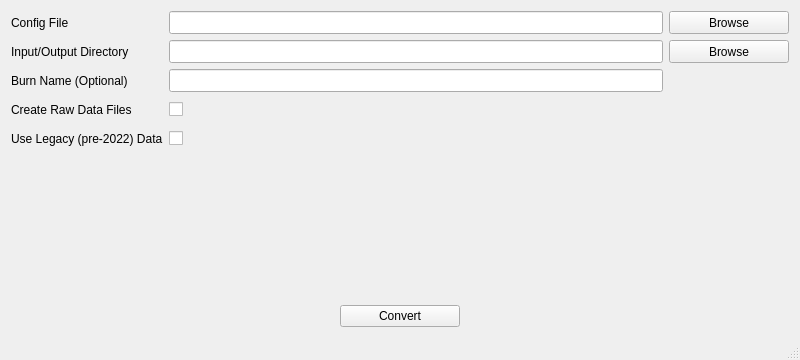
<?xml version="1.0" encoding="UTF-8"?>
<ui version="4.0">
 <class>MainWindow</class>
 <widget class="QMainWindow" name="MainWindow">
  <property name="geometry">
   <rect>
    <x>0</x>
    <y>0</y>
    <width>800</width>
    <height>360</height>
   </rect>
  </property>
  <property name="windowTitle">
   <string>FB Logger Utility</string>
  </property>
  <widget class="QWidget" name="centralWidget">
   <property name="focusPolicy">
    <enum>Qt::StrongFocus</enum>
   </property>
   <layout class="QVBoxLayout" name="verticalLayout_2">
    <item>
     <layout class="QGridLayout" name="gridLayout">
      <item row="4" column="2">
       <widget class="QPushButton" name="burnDataDirectoryPushButton">
        <property name="sizePolicy">
         <sizepolicy hsizetype="Expanding" vsizetype="Fixed">
          <horstretch>0</horstretch>
          <verstretch>0</verstretch>
         </sizepolicy>
        </property>
        <property name="minimumSize">
         <size>
          <width>0</width>
          <height>20</height>
         </size>
        </property>
        <property name="maximumSize">
         <size>
          <width>120</width>
          <height>40</height>
         </size>
        </property>
        <property name="styleSheet">
         <string notr="true"/>
        </property>
        <property name="text">
         <string>Browse</string>
        </property>
       </widget>
      </item>
      <item row="2" column="0">
       <widget class="QLabel" name="configFileLabel">
        <property name="minimumSize">
         <size>
          <width>150</width>
          <height>20</height>
         </size>
        </property>
        <property name="maximumSize">
         <size>
          <width>16777215</width>
          <height>40</height>
         </size>
        </property>
        <property name="text">
         <string>Config File</string>
        </property>
       </widget>
      </item>
      <item row="5" column="1">
       <widget class="QLineEdit" name="burnNameLineEdit">
        <property name="minimumSize">
         <size>
          <width>0</width>
          <height>23</height>
         </size>
        </property>
        <property name="maximumSize">
         <size>
          <width>16777215</width>
          <height>40</height>
         </size>
        </property>
       </widget>
      </item>
      <item row="6" column="0">
       <widget class="QLabel" name="createRawDataLabel">
        <property name="minimumSize">
         <size>
          <width>0</width>
          <height>23</height>
         </size>
        </property>
        <property name="maximumSize">
         <size>
          <width>16777215</width>
          <height>40</height>
         </size>
        </property>
        <property name="text">
         <string>Create Raw Data Files</string>
        </property>
       </widget>
      </item>
      <item row="4" column="1">
       <widget class="QLineEdit" name="burnDataDirectoryLineEdit">
        <property name="minimumSize">
         <size>
          <width>0</width>
          <height>23</height>
         </size>
        </property>
        <property name="maximumSize">
         <size>
          <width>16777215</width>
          <height>40</height>
         </size>
        </property>
       </widget>
      </item>
      <item row="5" column="0">
       <widget class="QLabel" name="burnNameLabel">
        <property name="minimumSize">
         <size>
          <width>150</width>
          <height>20</height>
         </size>
        </property>
        <property name="maximumSize">
         <size>
          <width>16777215</width>
          <height>40</height>
         </size>
        </property>
        <property name="text">
         <string>Burn Name (Optional)</string>
        </property>
       </widget>
      </item>
      <item row="6" column="1">
       <widget class="QCheckBox" name="createRawDataCheckBox">
        <property name="text">
         <string/>
        </property>
       </widget>
      </item>
      <item row="2" column="1">
       <widget class="QLineEdit" name="configFileLineEdit">
        <property name="minimumSize">
         <size>
          <width>0</width>
          <height>23</height>
         </size>
        </property>
        <property name="maximumSize">
         <size>
          <width>16777215</width>
          <height>40</height>
         </size>
        </property>
       </widget>
      </item>
      <item row="2" column="2">
       <widget class="QPushButton" name="configFilePushButton">
        <property name="sizePolicy">
         <sizepolicy hsizetype="Expanding" vsizetype="Fixed">
          <horstretch>0</horstretch>
          <verstretch>0</verstretch>
         </sizepolicy>
        </property>
        <property name="minimumSize">
         <size>
          <width>0</width>
          <height>20</height>
         </size>
        </property>
        <property name="maximumSize">
         <size>
          <width>120</width>
          <height>40</height>
         </size>
        </property>
        <property name="styleSheet">
         <string notr="true"/>
        </property>
        <property name="text">
         <string>Browse</string>
        </property>
       </widget>
      </item>
      <item row="4" column="0">
       <widget class="QLabel" name="burnDataDirectoryLabel">
        <property name="minimumSize">
         <size>
          <width>150</width>
          <height>20</height>
         </size>
        </property>
        <property name="maximumSize">
         <size>
          <width>16777215</width>
          <height>40</height>
         </size>
        </property>
        <property name="text">
         <string>Input/Output Directory</string>
        </property>
       </widget>
      </item>
      <item row="7" column="1">
       <widget class="QCheckBox" name="useLegacyDataCheckBox">
        <property name="minimumSize">
         <size>
          <width>0</width>
          <height>23</height>
         </size>
        </property>
        <property name="text">
         <string/>
        </property>
       </widget>
      </item>
      <item row="7" column="0">
       <widget class="QLabel" name="useLegacyDataLabel">
        <property name="minimumSize">
         <size>
          <width>0</width>
          <height>23</height>
         </size>
        </property>
        <property name="text">
         <string>Use Legacy (pre-2022) Data</string>
        </property>
       </widget>
      </item>
     </layout>
    </item>
    <item>
     <spacer name="verticalSpacer">
      <property name="orientation">
       <enum>Qt::Vertical</enum>
      </property>
      <property name="sizeHint" stdset="0">
       <size>
        <width>20</width>
        <height>40</height>
       </size>
      </property>
     </spacer>
    </item>
    <item>
     <layout class="QGridLayout" name="gridLayout_2">
      <item row="0" column="0">
       <spacer name="horizontalSpacer">
        <property name="orientation">
         <enum>Qt::Horizontal</enum>
        </property>
        <property name="sizeHint" stdset="0">
         <size>
          <width>40</width>
          <height>20</height>
         </size>
        </property>
       </spacer>
      </item>
      <item row="0" column="1">
       <widget class="QPushButton" name="convertButton">
        <property name="minimumSize">
         <size>
          <width>120</width>
          <height>20</height>
         </size>
        </property>
        <property name="maximumSize">
         <size>
          <width>120</width>
          <height>40</height>
         </size>
        </property>
        <property name="text">
         <string>Convert</string>
        </property>
       </widget>
      </item>
      <item row="0" column="2">
       <spacer name="horizontalSpacer_2">
        <property name="orientation">
         <enum>Qt::Horizontal</enum>
        </property>
        <property name="sizeHint" stdset="0">
         <size>
          <width>40</width>
          <height>20</height>
         </size>
        </property>
       </spacer>
      </item>
     </layout>
    </item>
   </layout>
  </widget>
  <widget class="QStatusBar" name="statusBar"/>
  <action name="actionExit">
   <property name="text">
    <string>E&amp;xit</string>
   </property>
  </action>
 </widget>
 <layoutdefault spacing="6" margin="11"/>
 <resources/>
 <connections/>
</ui>
